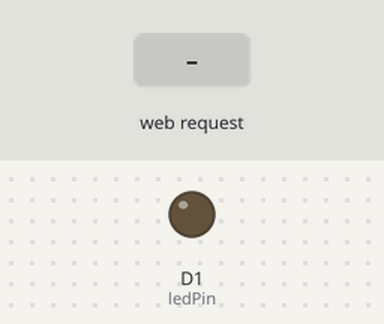
The sketch below on a simulated ESP8266 (NodeMCU). On the bench: output pins drawn as LEDs (lit = HIGH). The inputs (shaded band) are chosen by the test bench. WiFi joins after 1.5 s; servers stay silent unless stated; what the sketch prints to the serial monitor is not drawn.

Above: at 3.2 s.
3.3 s: HTTP request GET /LED=ON received
At 4.3 s:
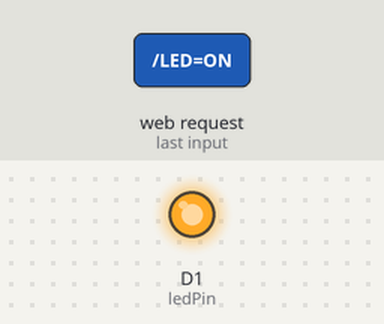
4.8 s: HTTP request GET /LED=OFF received
At 5.4 s:
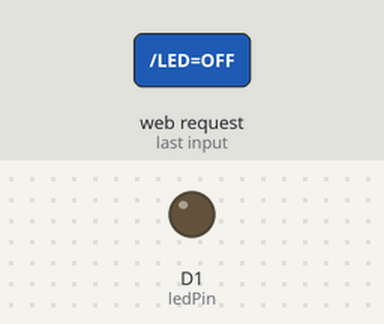
Timing chart, 0 to 7.8 s (numbered marks = the images above; inputs shaded):
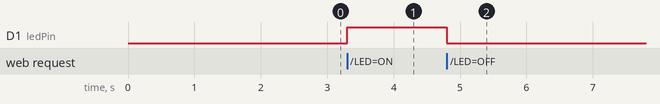

Measured:
- after the input at 3.3 s, D1 (ledPin): LOW → HIGH at once
- after the input at 4.8 s, D1 (ledPin): HIGH → LOW at once

The sketch:

sample.ino
```cpp
#include <ESP8266WiFi.h>

// Replace these with your network credentials
const char* ssid = "Sjie";
const char* password = "sjie2002";

// Create an instance of the WiFiServer class
WiFiServer server(80);

// Define LED pin
const int ledPin = D1;  // Change to the pin you are using for the LED

void setup() {
  // Start serial communication
  Serial.begin(115200);
  // Initialize LED pin as output
  pinMode(ledPin, OUTPUT);
  // Connect to Wi-Fi
  WiFi.begin(ssid, password);
  while (WiFi.status() != WL_CONNECTED) {
    delay(1000);
    Serial.print(".");
  }
  Serial.println("Connected to WiFi");
  Serial.print("IP Address: ");
  Serial.println(WiFi.localIP());
  // Start the server
  server.begin();
}

void loop() {
  WiFiClient client = server.available();
  if (client) {
    String request = client.readStringUntil('\r');
    client.flush();
    if (request.indexOf("/LED=ON") != -1) {
      digitalWrite(ledPin, HIGH);
    }
    if (request.indexOf("/LED=OFF") != -1) {
      digitalWrite(ledPin, LOW);
    }
    // Send a response to the client
    client.print("HTTP/1.1 200 OK\nContent-Type: text/html\nConnection: close\n\n");
    client.print("<!DOCTYPE HTML>\n<html>\n");
    client.print("<h1>ESP8266 Web Server</h1>\n");
    client.print("<p>LED Control: <a href=\"/LED=ON\">ON</a> <a href=\"/LED=OFF\">OFF</a></p>\n");
    client.print("</html>\n");
    delay(1);
  }
}
```
